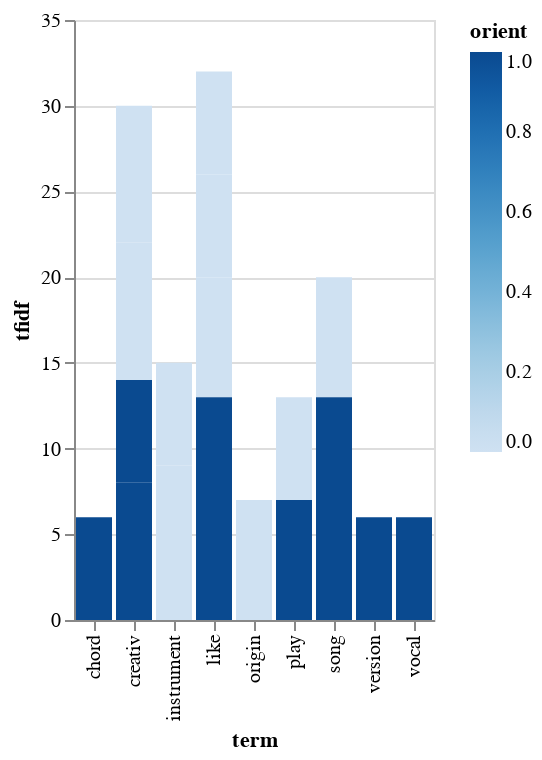

Notebook source saved alongside this figure:
### Code cell
bar6

### Figure 1 — Vega-Lite specification as saved in the notebook (floating-point values rounded to 4 significant figures)
{"config": {"view": {"continuousWidth": 400, "continuousHeight": 300}}, "data": {"name": "data-3f5bd836b8b86afea13bd0fffe628a3a"}, "mark": "bar", "encoding": {"color": {"field": "orient", "type": "quantitative"}, "x": {"field": "term", "type": "nominal"}, "y": {"field": "tfidf", "type": "quantitative"}}, "$schema": "https://vega.github.io/schema/vega-lite/v4.17.0.json", "datasets": {"data-3f5bd836b8b86afea13bd0fffe628a3a": [{"orient": 0.0, "term": "instrument", "tfidf": 9}, {"orient": 0.0, "term": "creativ", "tfidf": 8}, {"orient": 0.0, "term": "creativ", "tfidf": 8}, {"orient": 0.0, "term": "like", "tfidf": 7}, {"orient": 0.0, "term": "song", "tfidf": 7}, {"orient": 0.0, "term": "origin", "tfidf": 7}, {"orient": 0.0, "term": "like", "tfidf": 6}, {"orient": 0.0, "term": "like", "tfidf": 6}, {"orient": 0.0, "term": "instrument", "tfidf": 6}, {"orient": 0.0, "term": "play", "tfidf": 6}, {"orient": 1.0, "term": "creativ", "tfidf": 8}, {"orient": 1.0, "term": "song", "tfidf": 7}, {"orient": 1.0, "term": "like", "tfidf": 7}, {"orient": 1.0, "term": "play", "tfidf": 7}, {"orient": 1.0, "term": "version", "tfidf": 6}, {"orient": 1.0, "term": "creativ", "tfidf": 6}, {"orient": 1.0, "term": "like", "tfidf": 6}, {"orient": 1.0, "term": "song", "tfidf": 6}, {"orient": 1.0, "term": "chord", "tfidf": 6}, {"orient": 1.0, "term": "vocal", "tfidf": 6}]}}
